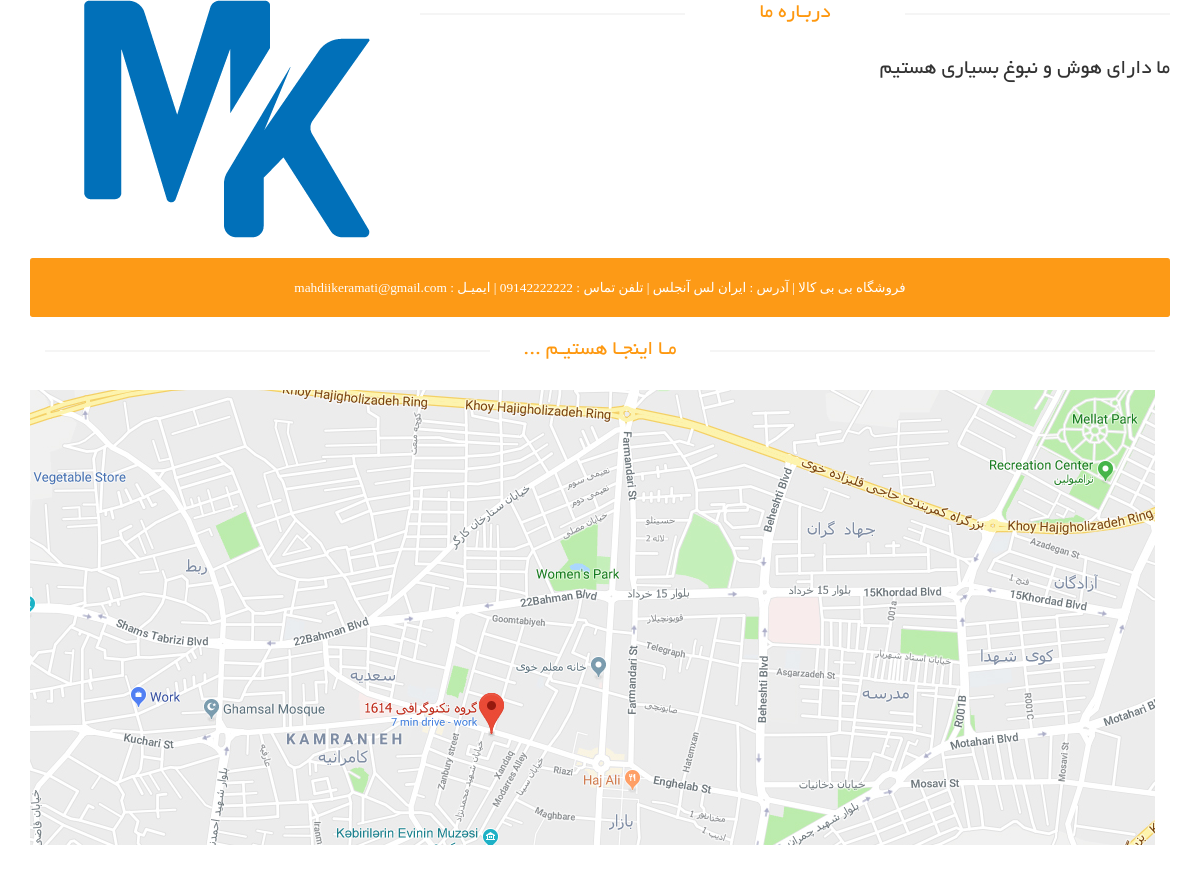
/about-us, run on an earlier commit of the app's database.
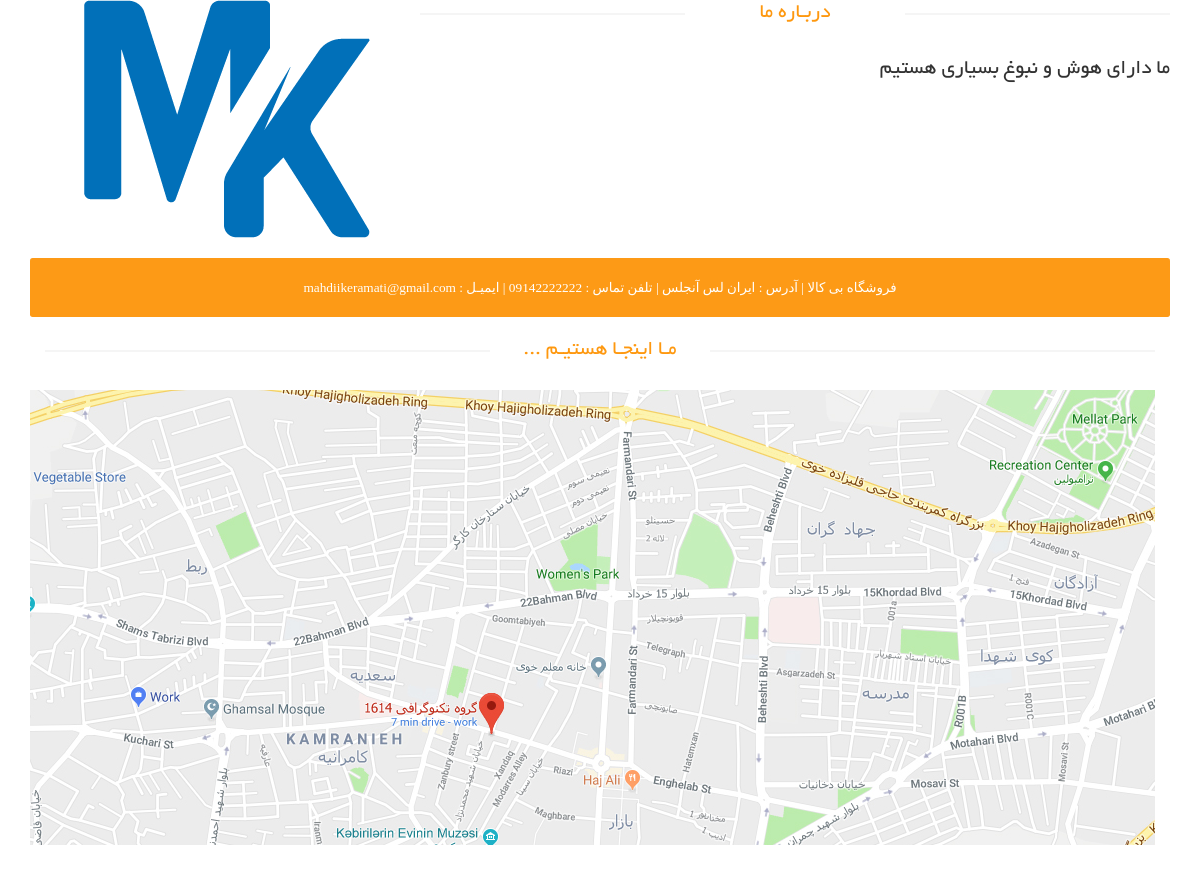
And on a later commit of the database.
### site_module/models.py (models this page shows, shortened)
class SiteSetting(models.Model):
    site_name = models.CharField(max_length=200, verbose_name='نام سایت')
    site_url = models.CharField(max_length=200, verbose_name='دامنه سایت')
    address = models.CharField(max_length=200, null=True, blank=True, verbose_name='آدرس')
    phone = models.CharField(max_length=200, null=True, blank=True, verbose_name='تلفن')
    fax = models.CharField(max_length=200, null=True, blank=True, verbose_name='فکس')
    email = models.CharField(max_length=200, verbose_name='ایمیل')
    copy_right = models.TextField(verbose_name='متن کپی رایت')
    about_us_text = models.TextField(verbose_name='متن درباره ما')
    site_logo = models.ImageField(upload_to='images/site-settings', verbose_name='لوگو سایت')
    is_main_setting = models.BooleanField(verbose_name='تنظیمات اصلی')
    class Meta:
        verbose_name = 'تنظیمات سایت'
        verbose_name_plural = 'تنظیمات'

### home_module/views.py (the view)
# urls.py: path('about-us', views.AboutUsView.as_view(), name='about_us_page'),
class AboutUsView(TemplateView):
    template_name = 'home_module/about_page.html'
    def get_context_data(self, **kwargs):
        context = super(AboutUsView, self).get_context_data(**kwargs)
        setting: SiteSetting = SiteSetting.objects.filter(is_main_setting=True).first()
        context['site_setting'] = setting
        return context

### home_module/templates/home_module/about_page.html (shortened to what this page needs)
{% extends 'shared/_layout.html' %}
{% load static %}
{% load thumbnail %}
{% block content %}
    <div id="contact-page" class="container">
        <div class="bg">
            <div class="row">
                <div class="col-sm-4">
                    <div class="contact-info">
                        {% if site_setting.site_logo %}
                            {% thumbnail site_setting.site_logo "300x255" quality=100 crop='center' as im %}
                                <img src="{{ im.url }}" alt="logo {{ site_setting.site_name }}" class="img-responsive">
                            {% endthumbnail %}
                        {% else %}
                            <img src="{% static "images/home/logo.png" %}"
                                 alt="logo {{ site_setting.site_name }}">
                        {% endif %}
                    </div>
                </div>
                <div class="col-sm-8">
                    <div class="about">
                        <h2 class="title text-center">دربـاره ما</h2>
                        <p class="about-desc">{{ site_setting.about_us_text }}</p>
                    </div>
                </div>
            </div>
            <div class="row">
                <div class="col-sm-12 about-address">
                    <address>
                        <p>{{ site_setting.site_name }} |
                            آدرس : {{ site_setting.address }} |
                            {% if site_setting.phone %}
                                تلفن تماس : {{ site_setting.phone }} |
                            {% endif %}
                            ایمیـل : {{ site_setting.email }}
                        </p>
                    </address>
                </div>
            </div>
            <div class="row">
                <div class="container">
                    <div class="col-sm-12" style="overflow: hidden; margin-bottom: 40px"><h2 class="title text-center">
                        مـا اینجـا هستیـم ... </h2>
                        <div id="gmap" class="contact-map">
                            <img src="{% static 'images/home/Map.jpg' %}" alt="Map">
                        </div>
                    </div>
                </div>
            </div>
        </div>
    </div>
{% endblock %}

What changed in the data, as far as the page shows it:
changed SiteSetting "ما دارای هوش و نبوغ بسیاری هستیم": site_name "فروشگاه بی بی کالا" → "فروشگاه بی کالا"
